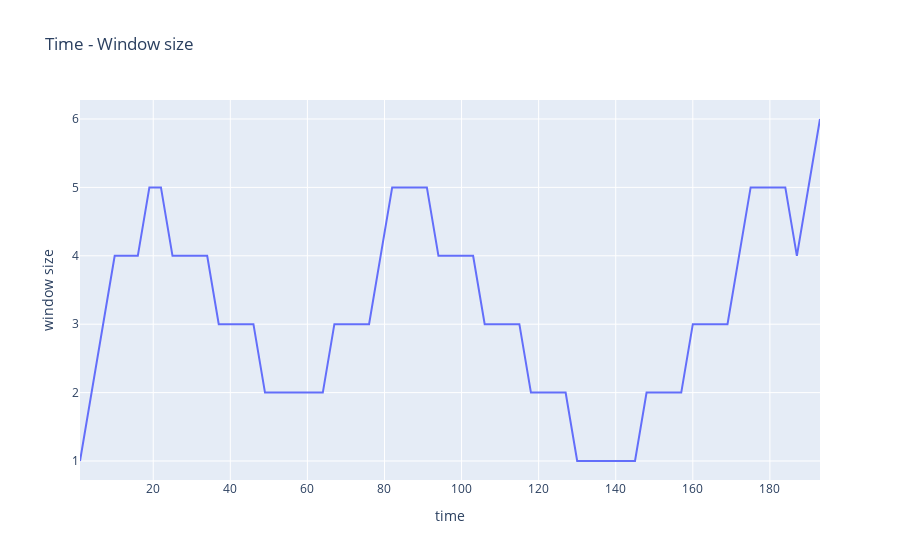

Notebook source saved alongside this figure:
### Code cell
fig = px.line(df.query("type=='send'"), x="time", y="window size", title='Time - Window size')
fig.show()

### Figure 1 — Plotly figure (JSON) as saved in the notebook; plotly's stock layout.template omitted (floating-point values rounded to 4 significant figures)
{"data": [{"hovertemplate": "time=%{x}<br>window size=%{y}<extra></extra>", "legendgroup": "", "line": {"color": "#636efa", "dash": "solid"}, "marker": {"symbol": "circle"}, "mode": "lines", "name": "", "orientation": "v", "showlegend": false, "type": "scatter", "x": [1, 4, 7, 10, 13, 16, 19, 22, 25, 28, 31, 34, 37, 40, 43, 46, 49, 52, 55, 58, 61, 64, 67, 70, 73, 76, 79, 82, 85, 88, 91, 94, 97, 100, 103, 106, 109, 112, 115, 118, 121, 124, 127, 130, 133, 136, 139, 142, 145, 148, 151, 154, 157, 160, 163, 166, 169, 172, 175, 178, 181, 184, 187, 190, 193], "xaxis": "x", "y": [1, 2, 3, 4, 4, 4, 5, 5, 4, 4, 4, 4, 3, 3, 3, 3, 2, 2, 2, 2, 2, 2, 3, 3, 3, 3, 4, 5, 5, 5, 5, 4, 4, 4, 4, 3, 3, 3, 3, 2, 2, 2, 2, 1, 1, 1, 1, 1, 1, 2, 2, 2, 2, 3, 3, 3, 3, 4, 5, 5, 5, 5, 4, 5, 6], "yaxis": "y"}], "layout": {"autosize": true, "legend": {"tracegroupgap": 0}, "title": {"text": "Time - Window size"}, "xaxis": {"anchor": "y", "autorange": true, "domain": [0, 1], "range": [1, 193], "title": {"text": "time"}, "type": "linear"}, "yaxis": {"anchor": "x", "autorange": true, "domain": [0, 1], "range": [0.7222, 6.278], "title": {"text": "window size"}, "type": "linear"}}}
